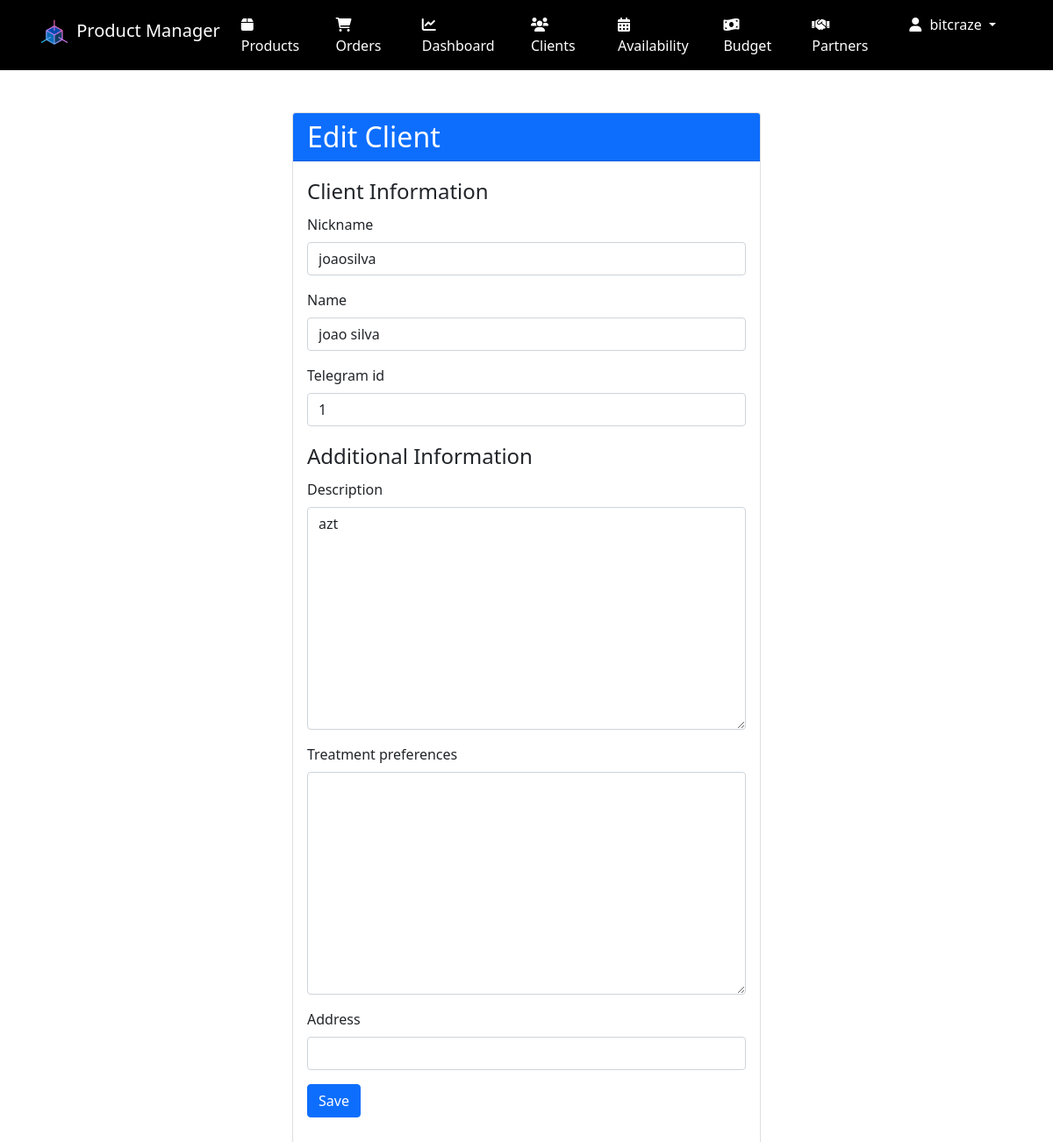
Page /clients/1/update/ (signed in) on the committed database.
### accounts/models.py (models this page shows, shortened)
class CustomUser(AbstractUser):
    is_partner = models.BooleanField(default=False)

### clients/models.py (models this page shows, shortened)
class Client(models.Model):
    nickname = models.CharField(max_length=100, blank=True)
    name = models.CharField(max_length=200, blank=True)
    telegram_id = models.PositiveIntegerField(unique=True, null=True, blank=True)
    description = models.TextField(blank=True)
    treatment_preferences = models.TextField(blank=True)
    address = models.CharField(max_length=200, blank=True)
    class Meta:
        ordering = ['nickname', 'name', 'telegram_id']
        verbose_name = 'Client'
        verbose_name_plural = 'Clients'

### clients/views.py (the view)
# urls.py: path('<int:pk>/update/', views.client_update, name='client-update'),
@user_passes_test(admin_check)
def client_update(request, pk):
    client = get_object_or_404(Client, pk=pk)
    if request.method == 'POST':
        form = ClientForm(request.POST, instance=client)
        if form.is_valid():
            form.save()
            messages.success(request, 'Client updated successfully.')
            return redirect(reverse('clients:client-list'))
        else:
            messages.error(request, 'There was an error updating the client. Please check the form.')
    else:
        form = ClientForm(instance=client)
    return render(request, 'clients/client_form.html', {'form': form, 'object': client})

### clients/forms.py (shortened to what this page needs)
class ClientForm(forms.ModelForm):
    class Meta:
        model = Client
        fields = ['nickname', 'name', 'telegram_id', 'description', 'treatment_preferences', 'address']
    def __init__(self, *args, **kwargs):
        super().__init__(*args, **kwargs)
        self.helper = FormHelper()
        self.helper.form_method = 'post'
        self.helper.layout = Layout(
            Fieldset(
                'Client Information',
                'nickname',
                'name',
                'telegram_id',
            ),
            Fieldset(
                'Additional Information',
                'description',
                'treatment_preferences',
                'address',
            ),
            FormActions(
                Submit('submit', 'Save', css_class='btn-primary')
            )
        )

### clients/views.py (called while the page is built)
def admin_check(user):
    return user.is_staff or user.is_superuser

### templates/clients/client_form.html (shortened to what this page needs)
{% extends 'base.html' %}
{% load crispy_forms_tags %}
{% block content %}
<div class="container mt-5">
    <div class="row justify-content-center">
        <div class="col-md-6">
            <div class="card">
                <div class="card-header bg-primary text-white">
                    <h2 class="mb-0">Edit Client</h2>
                </div>
                <div class="card-body">
                    <form method="post">
                        {% crispy form %}
                    </form>
                </div>
            </div>
        </div>
    </div>
</div>
{% endblock %}

### templates/base.html (shortened to what this page needs)
<!DOCTYPE html>
<html lang="en">
<head>
    <link href="https://cdn.jsdelivr.net/npm/bootstrap@5.1.3/dist/css/bootstrap.min.css" rel="stylesheet">
    <link href="https://cdnjs.cloudflare.com/ajax/libs/font-awesome/6.0.0-beta3/css/all.min.css" rel="stylesheet">
    {%load static %}
</head>
<body>
    <nav class="navbar navbar-expand-lg navbar-dark bg-dark">
        <div class="container">
            <a class="navbar-brand" href="{% url 'product-list' %}">
                <img src="{% static 'images/logo.png' %}" width="40" height="40" class="d-inline-block align-top" alt="Logo">
                Product Manager
            </a>
            <div class="collapse navbar-collapse" id="navbarNav">
                <ul class="navbar-nav">
                    {% if user.is_authenticated %}
                        {% if user.is_superuser or not user.is_partner %}
                            <li class="nav-item">
                                <a class="nav-link" href="{% url 'product-list' %}"><i class="fas fa-box"></i> Products</a>
                            </li>
                            <li class="nav-item">
                                <a class="nav-link" href="{% url 'orders:order-list' %}"><i class="fas fa-shopping-cart"></i> Orders</a>
                            </li>
                            <li class="nav-item">
                                <a class="nav-link" href="{% url 'dashboard' %}"><i class="fas fa-chart-line"></i> Dashboard</a>
                            </li>
                            <li class="nav-item">
                                <a class="nav-link" href="{% url 'clients:client-list' %}"><i class="fas fa-users"></i> Clients</a>
                            </li>
                            <li class="nav-item">
                                <a class="nav-link" href="{% url 'availability:availability-settings' %}"><i class="fas fa-calendar-alt"></i> Availability</a>
                            </li>
                            <li class="nav-item">
                                <a class="nav-link" href="{% url 'budget_manager:overview' %}"><i class="fas fa-money-bill-wave"></i> Budget</a>
                            </li>
                        {% endif %}
                        <li class="nav-item">
                            <a class="nav-link" href="{% url 'partners:dashboard' %}"><i class="fas fa-handshake"></i> Partners</a>
                        </li>
                        <li class="nav-item dropdown">
                            <a class="nav-link dropdown-toggle" href="#" id="navbarDropdown" role="button" data-bs-toggle="dropdown" aria-expanded="false">
                                <i class="fas fa-user"></i> {{ user.username }}
                            </a>
                        </li>
                    {% else %}
                        <li class="nav-item">
                            <a class="nav-link" href="#" data-bs-toggle="modal" data-bs-target="#loginModal"><i class="fas fa-sign-in-alt"></i> Login</a>
                        </li>
                    {% endif %}
                </ul>
            </div>
        </div>
    </nav>
    <div class="container mt-4">
        {% block content %}{% endblock %}
    </div>
</body>
</html>

### templates/base.html (style rules this page uses)
.navbar { background-color: #000 !important; }
.navbar-brand, .nav-link { color: #fff !important; }
.nav-link { margin-right: 15px; }
.nav-link i { margin-right: 5px; }

### rows in the picture
CustomUser: username "bitcraze"
Client: nickname "joaosilva", name "joao silva", telegram_id "1", description "azt"
